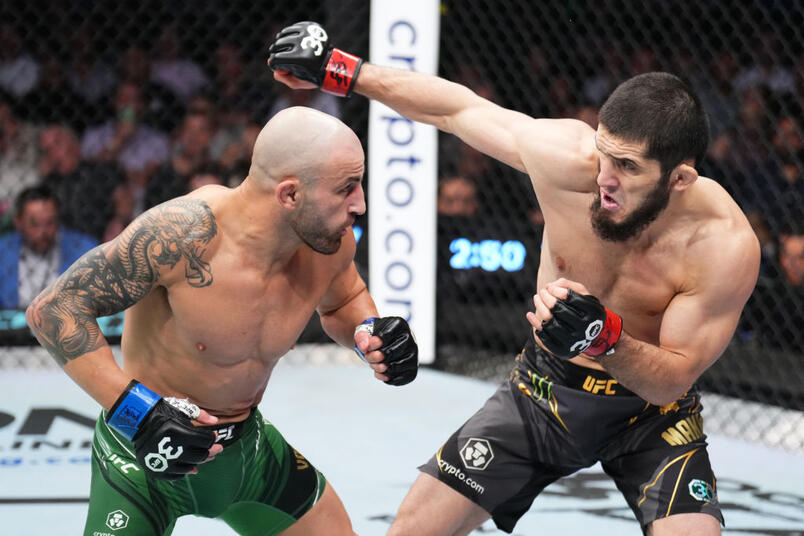
#> input picture man.jpg, 804 x 536 px
$ python 'threshold gray.py'
#> lines starting #> are read from the running program, lines starting #| are printed output that depends on the picture; after the words box and inside, x2 and y2 are one past the last pixel; in counts of white or black regions, pixels touching at a corner belong together
import cv2

# Read the image in grayscale
image = cv2.imread('man.jpg', cv2.IMREAD_GRAYSCALE)
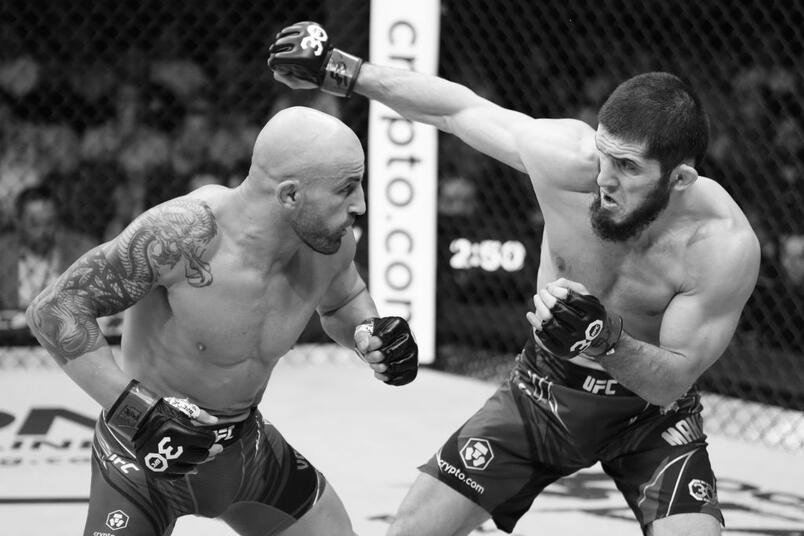
#> image: shape (536, 804); min 0, max 255, mean 104.8

# Apply a threshold
_, thresholded_image = cv2.threshold(image, 127, 255, cv2.THRESH_BINARY)
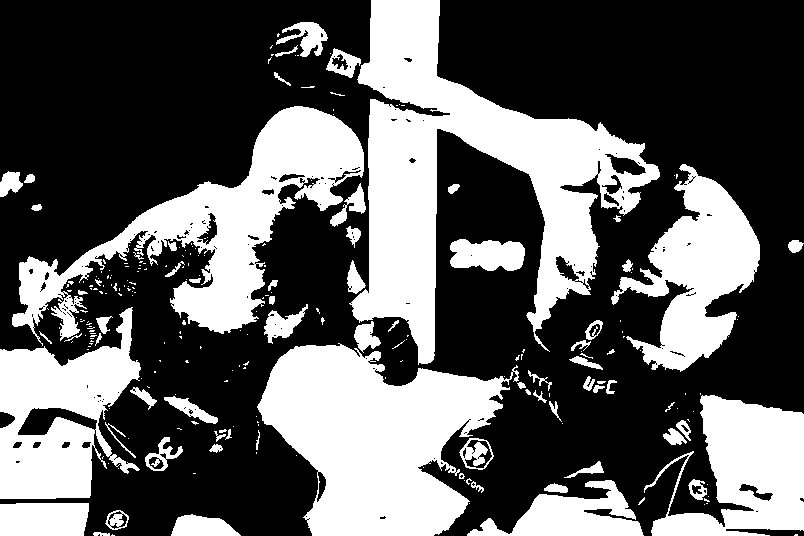
#> thresholded_image: shape (536, 804); 36.7% white; 245 white regions (172 under 20 px), largest, box (x1, y1, x2, y2) and area: (349, 0, 660, 365) 40481, (257, 343, 519, 536) 30218, (12, 106, 364, 346) 24198

# Display the original and thresholded images
cv2.imshow('Original Image', image)
cv2.imshow('Thresholded Image', thresholded_image)

# Wait for any key to be pressed
cv2.waitKey(0)
cv2.destroyAllWindows()

$ run again, with image.jpg copied over man.jpg
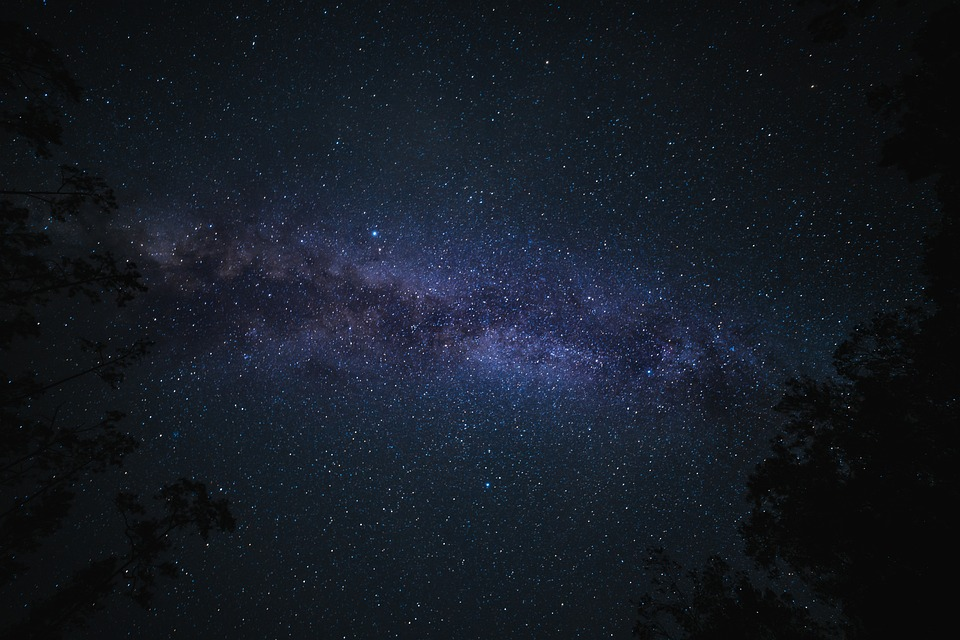
#> input picture image.jpg, 960 x 640 px
#> `image = cv2.imread('man.jpg', cv2.IMREAD_GRAYSCALE)`:
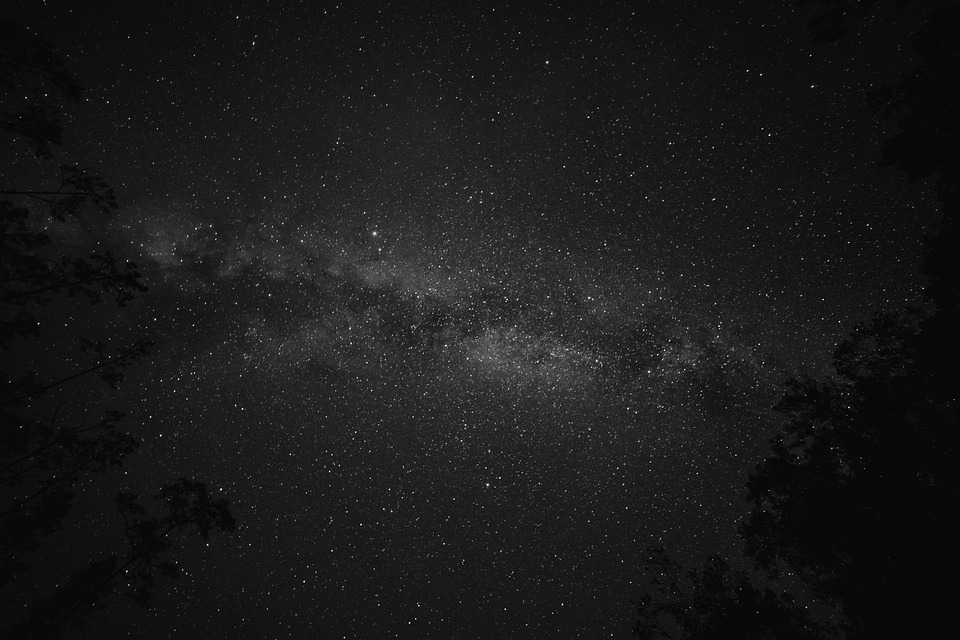
#> image: shape (640, 960); min 0, max 255, mean 25.8
#> `_, thresholded_image = cv2.threshold(image, 127, 255, cv2.THRESH_BINARY)`:
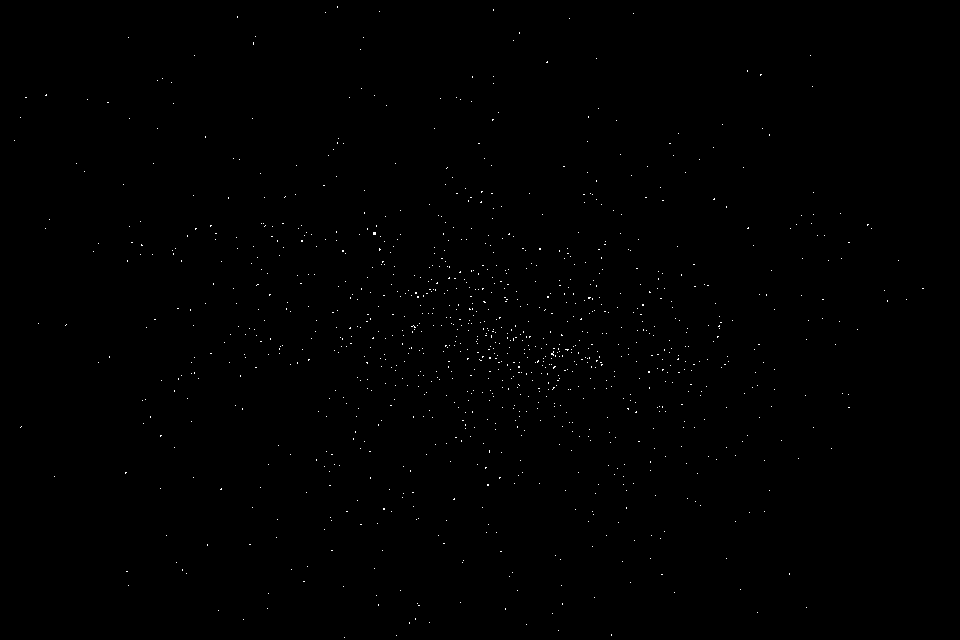
#> thresholded_image: shape (640, 960); 0.24% white in thin lines or dots
